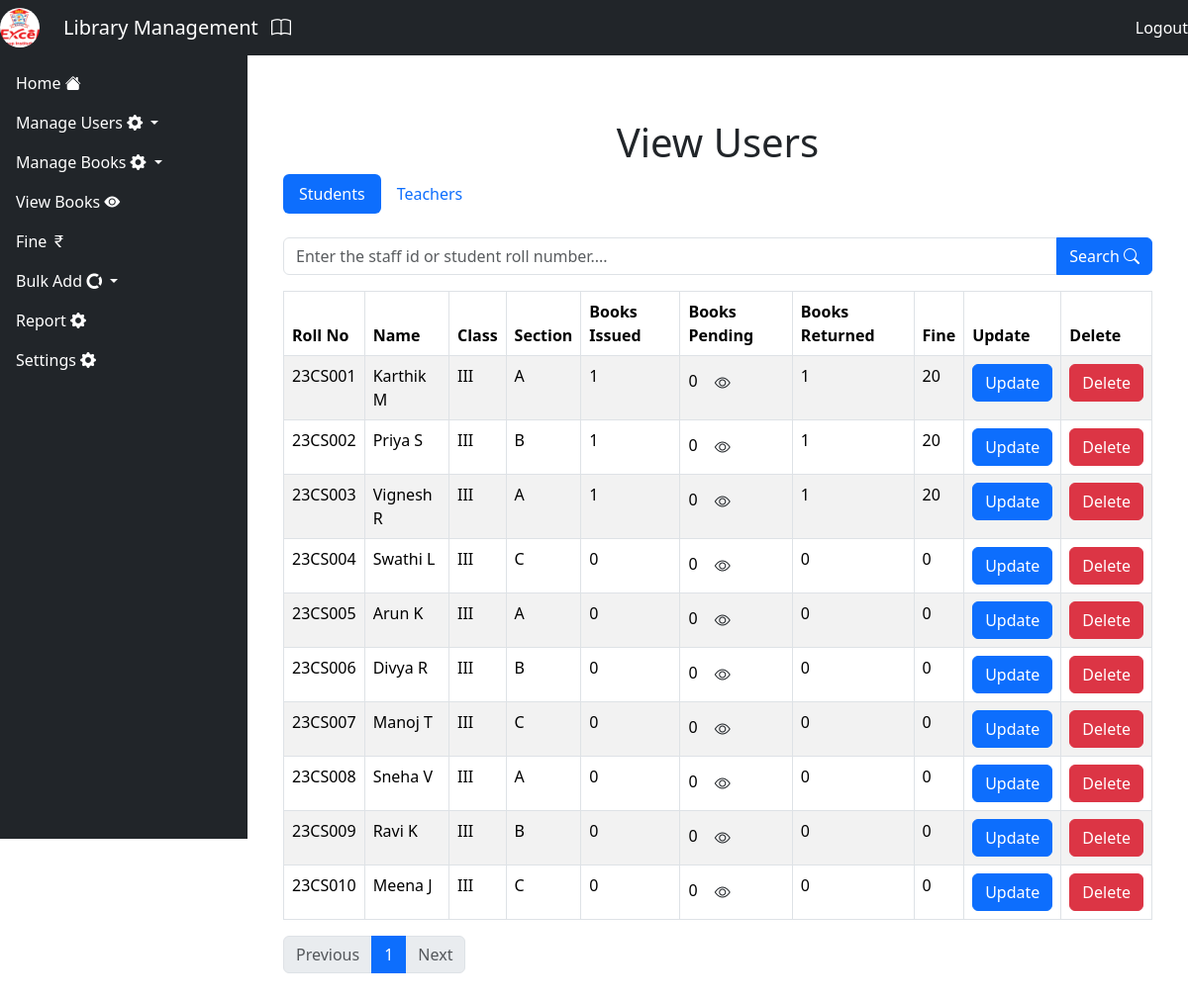
The page /view_users/ (signed in) on the database as committed earlier.
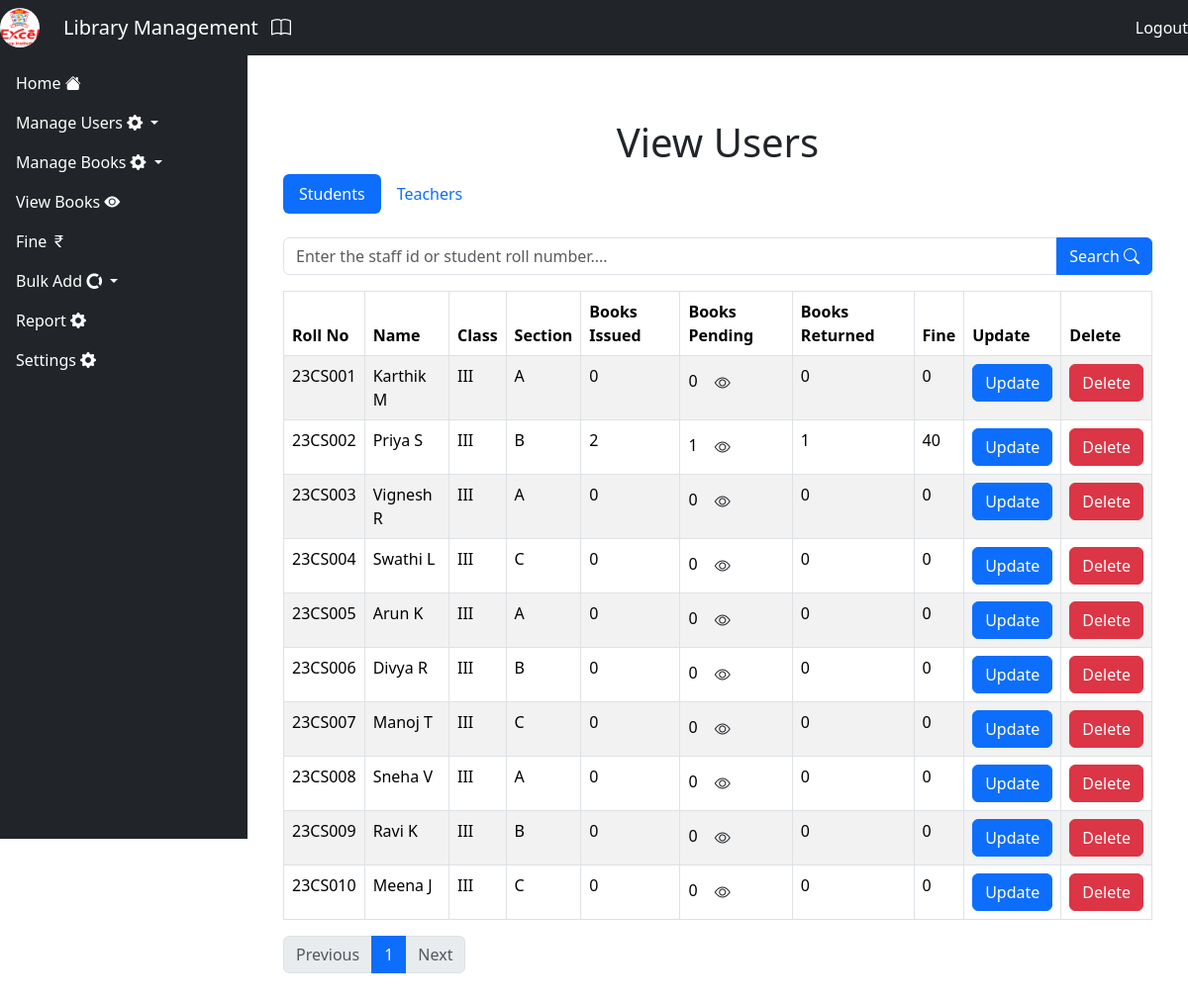
The same page on the database as committed later.
### Library/models.py (models this page shows, shortened)
class Students(models.Model):
    name = models.CharField(max_length=100)
    roll_no = models.CharField(max_length=10)
    class_id = models.CharField(max_length=10)
    section =  models.CharField(max_length=10)
    books_issued = models.IntegerField(default=0)
    books_returned = models.IntegerField(default=0)
    books_pending = models.IntegerField(default=0)
    issued_books = GenericRelation('IssuedBooks', content_type_field='content_type', object_id_field='object_id')
    fine = models.IntegerField(default=0)

### Library/views.py (the view)
# urls.py: path('view_users/', viewUsers, name='view_users'),
@login_required(login_url='login')
def viewUsers(request):
    students_list = Students.objects.all()
    teachers_list = Teacher.objects.all()
    student_ct = ContentType.objects.get_for_model(Students)
    teacher_ct = ContentType.objects.get_for_model(Teacher)
    student_paginator = Paginator(students_list, 10)
    teacher_paginator = Paginator(teachers_list, 10)
    for student in students_list:
        issued = IssuedBooks.objects.filter(content_type=student_ct, object_id=student.id)
        returned = ReturnedBooks.objects.filter(content_type=student_ct, object_id=student.id)
        returned_ids = [r.book.id for r in returned]
        pending = [b for b in issued if b.book.id not in returned_ids]
        student.books_returned = returned.count()
        student.books_pending = len(pending)
        student.pending_books = pending
    for teacher in teachers_list:
        issued = IssuedBooks.objects.filter(content_type=teacher_ct, object_id=teacher.id)
        returned = ReturnedBooks.objects.filter(content_type=teacher_ct, object_id=teacher.id)
        returned_ids = [r.book.id for r in returned]
        pending = [b for b in issued if b.book.id not in returned_ids]
        teacher.books_returned = returned.count()
        teacher.books_pending = len(pending)
        teacher.pending_books = pending
    students = student_paginator.get_page(request.GET.get('student_page'))
    teachers = teacher_paginator.get_page(request.GET.get('teacher_page'))
    context = {
        'students': students,
        'teachers': teachers,
    }
    return render(request, 'viewusers.html', context)

### Library/context_processors.py (called while the page is built)
def logo_context(request):
    setting = Setting.objects.first()
    return {
        'logo': setting.logo if setting else None
    }

### Library/templates/viewusers.html (shortened to what the changed rows need)
{% extends 'base.html' %}
{% block content %}
<div class="container mt-5">
    <h1 class="text-center">View Users</h1>
    <div class="tab-content mt-4" id="userTabsContent">
        <div class="tab-pane fade {% if request.GET.tab != 'teacher' and not searched_teacher %}show active{% endif %}" id="studentFields" role="tabpanel">
            <table class="table table-bordered table-striped">
                <thead>
                    <tr>
                        <th>Roll No</th>
                        <th>Name</th>
                        <th>Class</th>
                        <th>Section</th>
                        <th>Books Issued</th>
                        <th>Books Pending</th>
                        <th>Books Returned</th>
                        <th>Fine</th>
                        <th>Update</th>
                        <th>Delete</th>
                    </tr>
                </thead>
                <tbody>
                    {% if searched_student %}
                    <tr>
                        <td>{{ searched_student.roll_no }}</td>
                        <td>{{ searched_student.name }}</td>
                        <td>{{ searched_student.class_id }}</td>
                        <td>{{ searched_student.section }}</td>
                        <td>{{ searched_student.books_issued }} </td>
                        <td>{{ searched_student.books_pending }} <button class="btn" data-bs-toggle="modal" data-bs-target="#issuedBooks{{searched_student.roll_no}}"><i class="bi bi-eye"></i></button></td>
                        <td>{{ searched_student.books_returned }}</td>
                        <td>{{searched_student.fine}}</td>
                        <td><button class="btn btn-primary" data-bs-toggle="modal" data-bs-target="#editUserModal{{ searched_student.id }}">Update</button></td>
                        <td><a href="{% url 'delete_user' 'student' searched_student.id %}" class="btn btn-danger">Delete</a></td>
                    </tr>
                    <div class="modal" id="issuedBooks{{searched_student.roll_no}}">
                        <div class="modal-dialog">
                            <div class="modal-content">
                                <div class="modal-header">
                                    <h1 class="modal-title">Issued Books</h1>
                                    <button type="button" class="btn-close" data-bs-dismiss="modal"></button>
                                </div>
                                <div class="modal-body">
                                    {% for book in searched_student.pending_books %}
                                    <li>{{ book.book.title }} ({{book.book.isbn}})</li>
                                {% empty %}
                                    <li>No books issued</li>
                                {% endfor %}                                    </div>
                            </div>
                        </div>
                    </div>
                    <div class="modal" id="iss">
                    </div>
                    <div class="modal" id="editUserModal{{ searched_student.id }}" aria-hidden="true">
                        <div class="modal-dialog">
                            <div class="modal-content">
                                <form method="post" action="{% url 'update_user' 'student' searched_student.id %}">
                                    {% csrf_token %}
                                    <div class="modal-header">
                                        <h1 class="modal-title">Edit User</h1>
                                        <button type="button" class="btn-close" data-bs-dismiss="modal"></button>
                                    </div>
                                    <div class="modal-body">
                                        <div class="mb-3"><label>Name</label><input type="text" name="name" class="form-control" value="{{searched_student.name }}"></div>
                                        <div class="mb-3"><label>Class</label><input type="text" name="class_id" class="form-control" value="{{searched_student.class_id }}"></div>
                                        <div class="mb-3"><label>Section</label><input type="text" name="section" class="form-control" value="{{searched_student.section }}"></div>
                                        <div class="mb-3"><label>Roll No</label><input type="text" name="roll_no" class="form-control" value="{{searched_student.roll_no }}"></div>
                                    </div>
                                    <div class="modal-footer">
                                        <button type="button" class="btn btn-secondary" data-bs-dismiss="modal">Close</button>
                                        <button type="submit" class="btn btn-primary">Confirm</button>
                                    </div>
                                </form>
                            </div>
                        </div>
                    </div>
                    {% elif students %}
                    {% for user in students %}
                    <tr>
                        <td>{{ user.roll_no }}</td>
                        <td>{{ user.name }}</td>
                        <td>{{ user.class_id }}</td>
                        <td>{{ user.section }}</td>
                        <td>{{ user.books_issued }}</td>
                        <td>{{ user.books_pending }}  <button class="btn" data-bs-toggle="modal" data-bs-target="#issuedBooks{{user.roll_no}}"><i class="bi bi-eye"></i></button></td>
                        <td>{{ user.books_returned }}</td>
                        <td>{{user.fine}}</td>
                        <td><button class="btn btn-primary" data-bs-toggle="modal" data-bs-target="#editUserModal{{ user.id }}">Update</button></td>
                        <td><a href="{% url 'delete_user' 'student' user.id %}" class="btn btn-danger">Delete</a></td>
                    </tr>
                    {% endfor %}
                    {% else %}
                    <tr><td colspan="9" class="text-center">No users found.</td></tr>
                    {% endif %}
                </tbody>
            </table>
        </div>
    </div>
</div>
{% endblock %}

Rows that differ between the two databases and show on the page:
changed Students "23CS001": books_issued "1" → "0"; books_returned "1" → "0"; fine "20" → "0"
changed Students "23CS002": books_issued "1" → "2"; books_pending "0" → "1"; fine "20" → "40"
changed Students "23CS003": books_issued "1" → "0"; books_returned "1" → "0"; fine "20" → "0"
